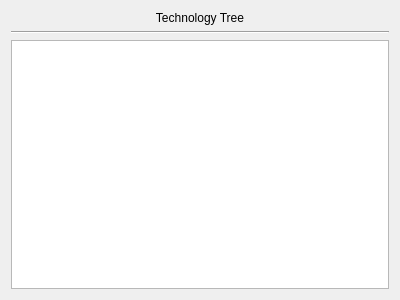
<?xml version="1.0" encoding="UTF-8"?>
<ui version="4.0">
 <class>Form</class>
 <widget class="QWidget" name="Form">
  <property name="geometry">
   <rect>
    <x>0</x>
    <y>0</y>
    <width>400</width>
    <height>300</height>
   </rect>
  </property>
  <property name="windowTitle">
   <string>Form</string>
  </property>
  <layout class="QVBoxLayout" name="verticalLayout" stretch="0,0,1">
   <item>
    <widget class="QLabel" name="label">
     <property name="text">
      <string>Technology Tree</string>
     </property>
     <property name="alignment">
      <set>Qt::AlignmentFlag::AlignCenter</set>
     </property>
    </widget>
   </item>
   <item>
    <widget class="Line" name="line">
     <property name="orientation">
      <enum>Qt::Orientation::Horizontal</enum>
     </property>
    </widget>
   </item>
   <item>
    <widget class="QGraphicsView" name="graphicsView"/>
   </item>
  </layout>
 </widget>
 <resources/>
 <connections/>
</ui>
